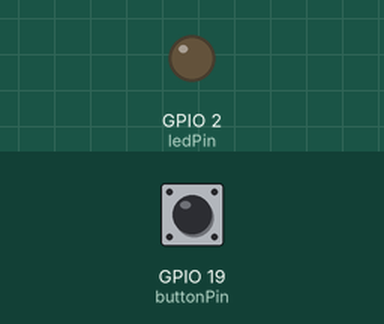
Recording of a sketch running on a simulated ESP32. On the bench: output pins drawn as LEDs (lit = HIGH). Inputs (shaded band) come from the test bench; at power-on: GPIO 19 (buttonPin) HIGH.

Above: at 1.2 s.
1.3 s: GPIO 19 (buttonPin) pulled LOW for 0.15 s
At 2.5 s:
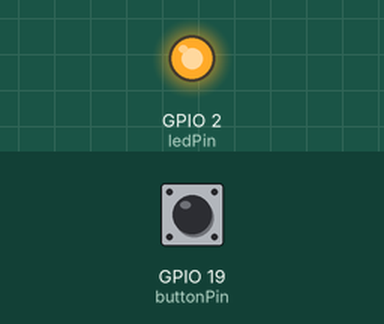
2.9 s: GPIO 19 (buttonPin) pulled LOW for 1 s
At 3.9 s:
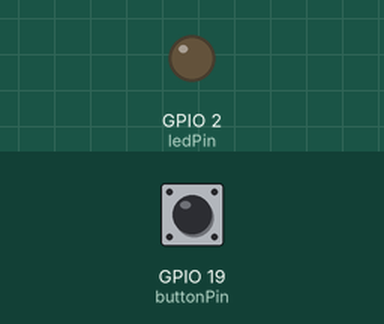
5.4 s: GPIO 19 (buttonPin) pulled LOW for 3.2 s
At 5.8 s:
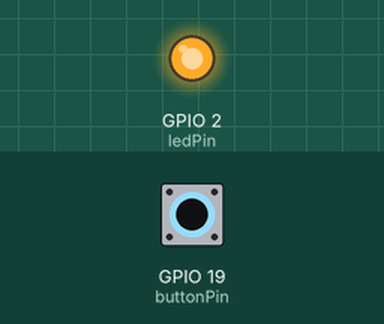
Timing chart, 0 to 8.4 s (numbered marks = the images above; inputs shaded):
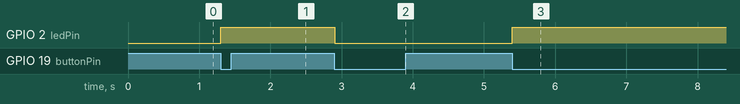

Measured:
- after the input at 1.3 s, GPIO 2 (ledPin): LOW → HIGH at once
- after the input at 2.9 s, GPIO 2 (ledPin): HIGH → LOW at once
- after the input at 5.4 s, GPIO 2 (ledPin): LOW → HIGH at once

The sketch:

ESP32-LED-Button.ino
```cpp
const int ledPin = 2;
const int buttonPin = 19;

bool ledState = false;
bool lastButtonState = HIGH;

void setup() {
  pinMode(ledPin, OUTPUT);
  pinMode(buttonPin, INPUT_PULLUP);

  digitalWrite(ledPin, LOW);
}

void loop() {
  bool buttonState = digitalRead(buttonPin);

  if (lastButtonState == HIGH && buttonState == LOW) {
    ledState = !ledState;
    digitalWrite(ledPin, ledState);

    delay(200);
  }

  lastButtonState = buttonState;
}
```
